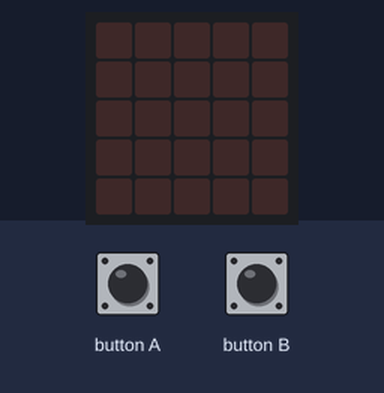
Bench run of a program on a simulated BBC micro:bit (MakeCode). On the bench: the board's 5×5 LED display. The inputs (shaded band) are chosen by the test bench.

Above: at 1.2 s.
1.3 s: button A pressed for 0.15 s
At 1.65 s:
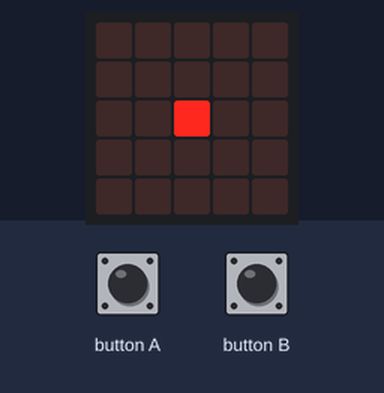
At 2.05 s:
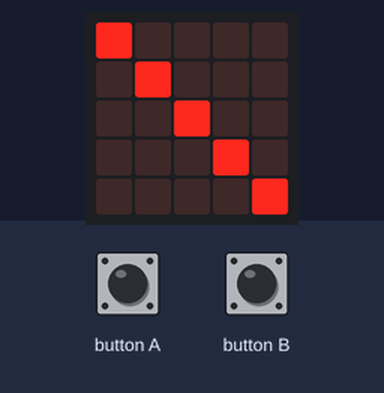
4.3 s: button B pressed for 0.15 s
At 8.45 s:
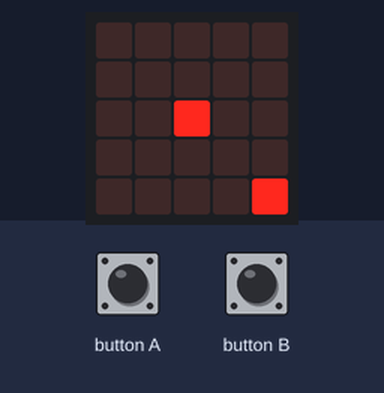
Timing chart, 0 to 9.9 s (numbered marks = the images above; inputs shaded):
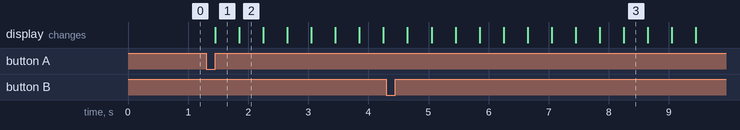

Measured:
- after the input at 1.3 s, the display: changes after 0.15 s (image 1)
- after the input at 4.3 s, the display: first differs from a run without the input after 4.0 s (image 3)
- what the display in image 1 shows lasts 0.4 s, from 1.5 s to 1.9 s

The program:

main.ts
```typescript
input.onButtonPressed(Button.A, function () {
    basic.showLeds(`
        . . . . .
        . . . . .
        . . # . .
        . . . . .
        . . . . .
        `)
    for (let index = 0; index < 4; index++) {
        basic.showLeds(`
            # . . . .
            . # . . .
            . . # . .
            . . . # .
            . . . . #
            `)
        basic.showLeds(`
            . . # . .
            . . # . .
            . . # . .
            . . # . .
            . . # . .
            `)
        basic.showLeds(`
            . . . . #
            . . . # .
            . . # . .
            . # . . .
            # . . . .
            `)
        basic.showLeds(`
            . . . . .
            . . . . .
            # # # # #
            . . . . .
            . . . . .
            `)
    }
})
input.onButtonPressed(Button.B, function () {
    basic.showLeds(`
        . . . . .
        . . . . .
        . . # . .
        . . . . .
        . . . . #
        `)
    for (let index = 0; index < 4; index++) {
        basic.showLeds(`
            # . . . .
            . # . . .
            . . # . .
            . . . # .
            . . . . #
            `)
        basic.showLeds(`
            . . . . .
            . . . . .
            . . # . .
            . . . . .
            . . . . #
            `)
        basic.showLeds(`
            # . . . .
            . # . . .
            . . # . .
            . . . # .
            . . . . #
            `)
    }
})
```

test.ts
```typescript
// i test vanno qui; questi non saranno compilati quando questo pacchetto viene usato come estensione.
```
